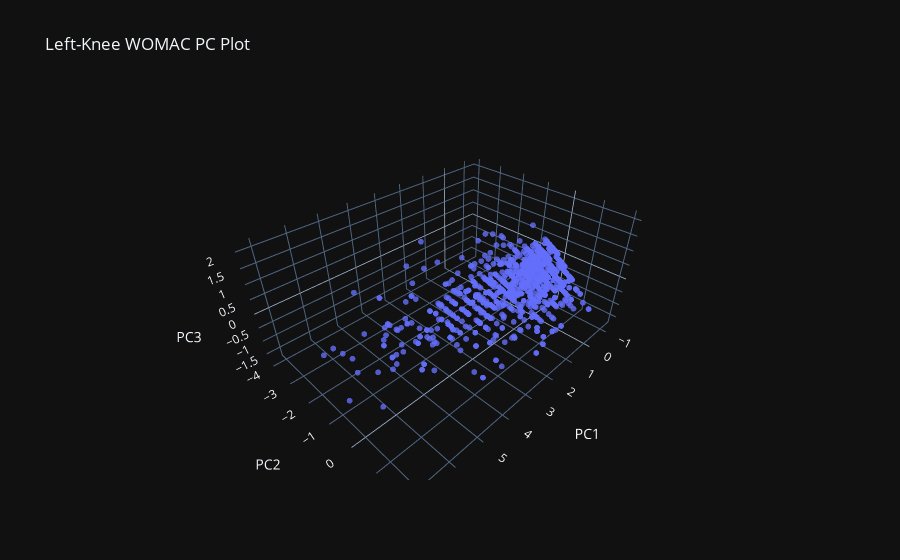

Notebook source saved alongside this figure:
### Markdown cell above
## 4.2 WOMAC Variable PCA at 24-Month Follow-Up
At 24-months there are 6 WOMAC variables: left-knee disability, left-knee pain, left-knee stiffness, right-knee disability, right-knee pain, and right-knee stiffness. Each knee scores are grouped together into seperate left and right matrices and ran through PCA.

### Code cell
from scripts.womac.womac_relationships import v03_womac_left_pc_df, v03_womac_left_pc_loadings_df, v03_womac_left_drop_reduced_df, v03_womac_right_pc_df, v03_womac_right_pc_loadings_df, v03_womac_right_drop_reduced_df

left_knee_womac_pc_scatter = plot_pca_3d(v03_womac_left_drop_reduced_df,title='Left-Knee WOMAC PC Plot')
left_knee_womac_pc_scatter.show()

### Figure 1 — Plotly figure (JSON) as saved in the notebook; plotly's stock layout.template omitted (floating-point values rounded to 4 significant figures; data arrays with more than 128 entries replaced by an {"elided": "..."} marker saying what was removed)
{"data": [{"hovertemplate": "PC1=%{x}<br>PC2=%{y}<br>PC3=%{z}<extra></extra>", "legendgroup": "", "marker": {"color": "#636efa", "opacity": 0.8, "symbol": "circle", "size": 2}, "mode": "markers", "name": "", "scene": "scene", "showlegend": false, "x": {"elided": "2304 float values"}, "y": {"elided": "2304 float values"}, "z": {"elided": "2304 float values"}, "type": "scatter3d"}], "layout": {"scene": {"domain": {"x": [0.0, 1.0], "y": [0.0, 1.0]}, "xaxis": {"title": {"text": "PC1"}, "showgrid": true}, "yaxis": {"title": {"text": "PC2"}, "showgrid": true}, "zaxis": {"title": {"text": "PC3"}, "showgrid": true}}, "legend": {"tracegroupgap": 0}, "title": {"text": "Left-Knee WOMAC PC Plot"}}}
